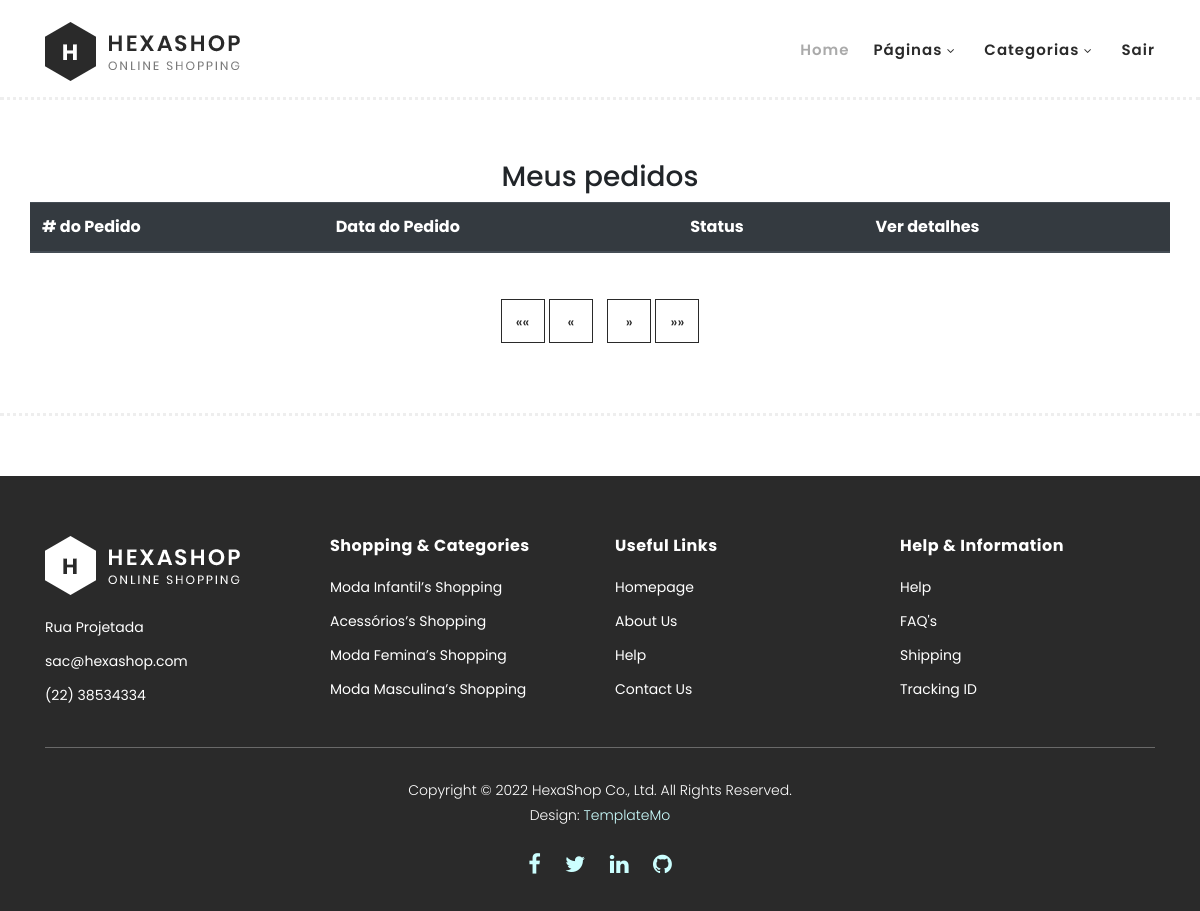
The app's page /pedidos/ (signed in), older data.
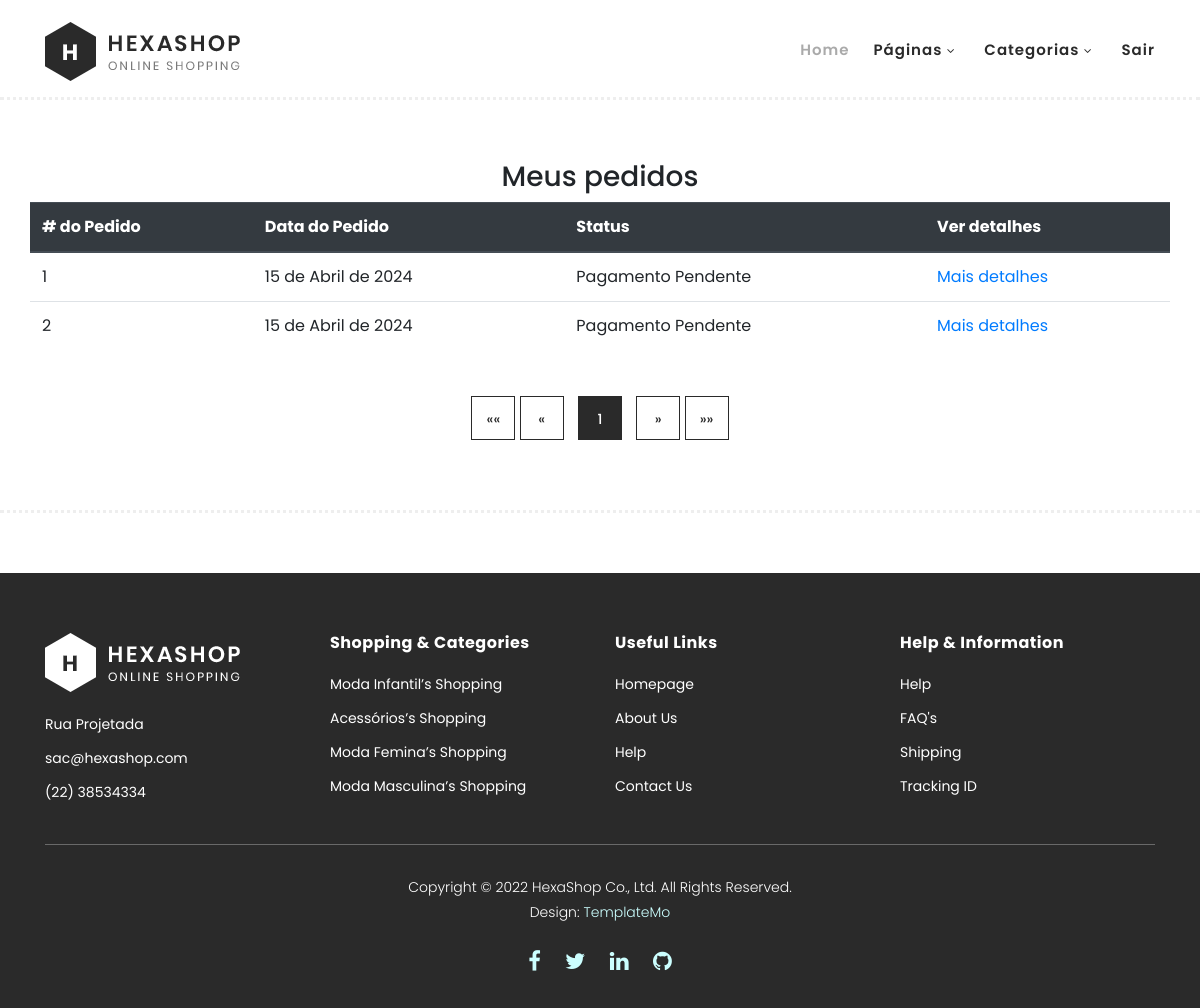
The same page, newer data.
### core/models.py (models this page shows, shortened)
class Category(models.Model):
    category_name = models.CharField(max_length = 30, verbose_name='Categoria')
    category_description = models.CharField(max_length = 60, verbose_name='Descrição')
    category_breve = models.CharField(max_length = 45, blank=True, null=True, verbose_name='Descrição breve')
    category_image = models.ImageField(null=True, verbose_name='Imagem')
    class Meta:
        verbose_name= 'Categoria'
        verbose_name_plural = 'Categorias'
        ordering = ['category_name']

class Order(models.Model):
    order_client = models.ForeignKey("Customer", on_delete=models.CASCADE)
    order_status = models.CharField(max_length = 15)
    order_date = models.DateField(auto_now=True)
    order_total = models.DecimalField(max_digits=7, decimal_places=2)
    order_payment_method = models.CharField(max_length = 15)

### core/views.py (the view)
# urls.py: path("pedidos/", views.pedidos_view, name='pedidos/'),
@login_required(login_url='/login/')
def pedidos_view(request):
   context = dados_nav(request)
   user_id = int(request.user.id)
   cliente = Customer.objects.get(pk = user_id)
   pedidos = Order.objects.filter(order_client = cliente)
   if pedidos:
       paginator = Paginator(pedidos, 10)  # 10 itens por página
       page = request.GET.get('page')
       try:
           itens_paginados = paginator.page(page)
       except PageNotAnInteger:
           itens_paginados = paginator.page(1)
       except EmptyPage:
           itens_paginados = paginator.page(paginator.num_pages)
       context.setdefault('itens_paginados',itens_paginados)
   return render(request,'pedidos.html', context)

### core/views.py (called while the page is built)
def dados_nav(request):
    categorias = Category.objects.all()
    carrinho = request.session.get('cart', {})
    qtd_prod = 0
    if len(carrinho):
        for item in carrinho.values():
            qtd_prod += int(item['quantidade'])
    aux = []
    for i in categorias:
        aux.append(i)
    if aux:
        if len(aux) < 5:
            num = len(aux)
        else:
            num = 5
        rodape = sample(aux,num)
    else:
        rodape = []
    context = {'categorias': categorias,
               'qtd_prod': qtd_prod,
               'dados': dados,
               'rodape': rodape }
    return context

### core/templates/pedidos.html (shortened to what this page needs)
{% extends "base.html" %}
{% load static %}
{% block content %}
<div class="main-banner">
  <div class="container">
    <div class="row">
      <h3 class="text mx-auto">Meus pedidos</h3>
    </div>
    <div class="row pt-2">
      <table class="table table-responsive-lg">
        <thead class="thead-dark">
          <tr>
            <th scope="col" class="w-auto" ># do Pedido</th>
            <th scope="col" class="w-auto">Data do Pedido</th>
            <th scope="col" class="w-auto">Status</th>
            <th scope="col" class="w-auto">Ver detalhes</th>
          </tr>
        </thead>
        <tbody>
          {% for item in itens_paginados %}
            <tr>
                <td scope="col" class="w-auto">{{ item.id }}</td>
                <td scope="col" >{{ item.order_date }}</td>
                <td scope="col" >{{ item.order_status }}</td>
                <td scope="col" ><a href="../pedido/{{ item.id }}">Mais detalhes</td>
            </tr>
        {% endfor %}
        </tbody>
      </table>
    </div>
    <section class="section" id="products">
      <div class="col-lg-12">
          <div class="pagination">
                  <ul>
                      <li>
                          {% if itens_paginados.has_previous %}
                              <a href="?page=1">&lt;&lt;</a>
                              <a href="?page={{ itens_paginados.previous_page_number }}">&lt;</a>
                          {% else %}
                              <a>&laquo;&laquo;</a>
                              <a >&laquo;</a>
                          {% endif %}
                      </li>
                      {% for page_num in itens_paginados.paginator.page_range %}
                      <li class="{% if itens_paginados.number == page_num %}active{% endif %}">
                          <a href="?page={{ page_num }}">{{ page_num }}</a>
                      </li>
                      {% endfor %}
                      <li>
                          {% if itens_paginados.has_next %}
                              <a href="?page={{ itens_paginados.next_page_number }}">&gt;</a>
                              <a href="?page={{ itens_paginados.paginator.num_pages }}">&gt;&gt;</a>
                          {% else %}
                              <a>&raquo;</a>
                              <a >&raquo;&raquo;</a>
                          {% endif %}
                      </li>
                  </ul>
          </div>
      </div>
    </section>
  </div>
</div>
{% endblock content %}

### core/templates/base.html (shortened to what the changed rows need)
<!DOCTYPE html>
<html lang="en">
  <head>
    {% load static %}
    <link rel="stylesheet" type="text/css" href="{% static 'css/bootstrap.min.css' %}">
    <link rel="stylesheet" type="text/css" href="{% static 'css/font-awesome.css' %}">
    <link rel="stylesheet" href="{% static 'css/templatemo-hexashop.css' %}">
    <link rel="stylesheet" href="{% static 'css/owl-carousel.css' %}">
    <link rel="stylesheet" href="{% static 'css/lightbox.css' %}">
    </head>
    <body>
    {% block content %}
    {% endblock content %}
        <footer>
          <div class="container">
              <div class="row">
                  <div class="col-lg-3">
                      <ul>
                        {% for r in rodape %}
                          <li><a href="../category/{{ r.id|safe }}">{{r.category_name|safe}}’s Shopping</a></li>
                        {% endfor %}
                      </ul>
                  </div>
              </div>
          </div>
      </footer>
  </body>
</html>

Row changes from the older to the newer data that the page shows:
added Order: id "1", order_date "15 de Abril de 2024", order_status "Pagamento Pendente"
added Order: id "2", order_date "15 de Abril de 2024", order_status "Pagamento Pendente"
Text that changed along with them:
new list line: "1"
